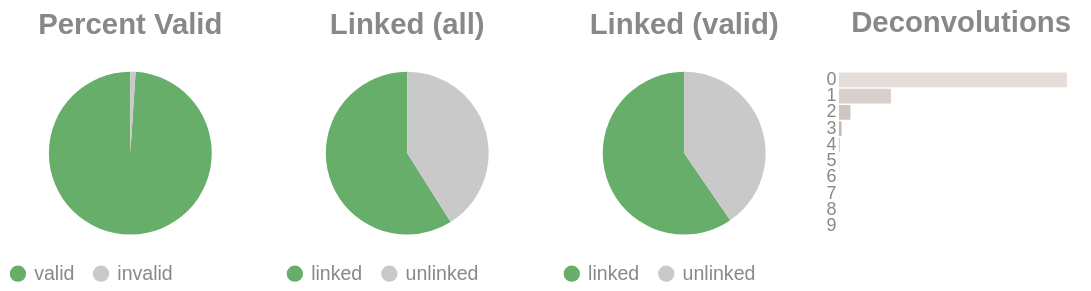

Write notebook code for a chart like this one.
### Code cell
if SKIPLR:
    pass
else:
    clash = Counter()
    for i in valids['molecule'].to_list():
        _mol = i.split("-")
        if len(_mol) == 1:
            clash.update('0')
        else:
            clash.update(_mol[-1])

    _d = {"deconvolutions": [], 'count': []}
    for k,v in clash.items():
        _d['deconvolutions'].append(k)
        _d['count'].append(v)

    tot_valid = valids['reads'].sum()
    mask = valids['reads'] >= 2
    n_linked_reads = valids.filter(mask)['reads'].sum()
    if n_linked_reads == 0:
        print_html("No linked molecules (>=2 reads) were detected; skipping linked-only distributions.")
        SKIPLR = True
    else:
        perc_valid = round(tot_valid / n_reads, 4)
        linked_perc_abs = round(n_linked_reads / n_reads, 4)
        linked_perc = round(n_linked_reads / tot_valid, 4)

    _valid = pl.DataFrame({"valids": ['valid', 'invalid'], "count": [tot_valid, n_reads - tot_valid]})
    _linked_abs = pl.DataFrame({"linked (absolute)": ['linked', 'unlinked'], "count": [n_linked_reads, n_reads - n_linked_reads]})
    _linked_rel = pl.DataFrame({"linked (valids)": ['linked', 'unlinked'], "count": [n_linked_reads, tot_valid - n_linked_reads]})

    (
        alt.hconcat(
            piechart(_valid, goodval = 'valid', title = "Percent Valid"),
            piechart(_linked_abs, goodval = "linked", title =  "Linked (all)"),
            piechart(_linked_rel, goodval = "linked", title =  "Linked (valid)"),
            convolutionbar(pl.DataFrame(_d), title = "Deconvolutions"),
            center = True,
            bounds = 'flush'
        )
        .resolve_scale(color='independent')
        .resolve_legend('independent')
        .properties(usermeta={'embedOptions': {"actions": False}})
    ).display()

### Figure 1 — Vega-Lite specification as saved in the notebook (floating-point values rounded to 4 significant figures)
{"width": "container", "height": 400, "config": {"title": {"anchor": "start", "dy": -15, "fontSize": 18, "color": "#888888", "subtitleColor": "#888888", "subtitleFontSize": 14}, "arc": {"fill": "#0072B2"}, "axis": {"domainColor": "#888888", "domainWidth": 0.5, "gridWidth": 0.2, "grid": false, "titleFontWeight": 400, "titleFontSize": 15, "labelFontSize": 11, "labelColor": "#888888", "tickColor": "#888888", "tickWidth": 0.2, "titleColor": "#888888"}, "axisBand": {"grid": false}, "axisX": {"grid": true, "tickSize": 10, "domainCap": "round"}, "axisY": {"domain": false, "grid": true, "tickSize": 0, "domainCap": "round"}, "background": "transparent", "header": {"labelFontSize": 15, "labelColor": "#888888", "titleFontSize": 15, "titleFontWeight": 600, "titleColor": "#888888"}, "legend": {"labelFont": "sans-serif", "labelFontSize": 12, "labelColor": "#888888", "symbolSize": 100, "symbolType": "circle", "titleFontSize": 12, "titlePadding": 10, "titleColor": "#888888", "title": null}, "range": {"category": ["#E69F00", "#56B4E9", "#009E73", "#F0E442", "#0072B2", "#D55E00", "#CC79A7", "#000000"], "diverging": ["#cfe8f3", "#a2d4ec", "#73bfe2", "#46abdb", "#1696d2", "#12719e"]}, "area": {"fill": "#0072B2", "fillOpacity": 0.7, "line": true, "strokeOpacity": 0.7}, "line": {"color": "#0072B2", "stroke": "#0072B2", "strokeWidth": 2}, "trail": {"color": "#0072B2", "stroke": "#0072B2", "strokeWidth": 0, "size": 1}, "point": {"filled": true, "fillOpacity": 1.0, "size": 95}, "text": {"color": "#888888", "fontSize": 11, "align": "right", "fontWeight": 400, "size": 11}, "bar": {"fill": "#0072B2", "stroke": null}, "view": {"stroke": null, "continuousWidth": 660, "continuousHeight": 400}}, "hconcat": [{"data": {"name": "data-998c48a98e5fbb3468182ca61687ca12"}, "mark": {"type": "arc"}, "encoding": {"color": {"field": "valids", "legend": {"orient": "bottom", "title": null}, "scale": {"domain": ["valid", "invalid"], "range": ["#68ae6b", "#C9C9C9"]}, "title": "Valids", "type": "nominal"}, "theta": {"field": "count", "type": "quantitative"}, "tooltip": [{"field": "valids", "title": "Valids", "type": "ordinal"}, {"field": "percent", "format": ".2%", "title": "Percent", "type": "quantitative"}, {"field": "count", "title": "Count", "type": "quantitative"}]}, "height": 100, "title": {"text": "Percent Valid", "align": "center", "anchor": "middle"}, "transform": [{"calculate": "datum.count / 16310629", "as": "percent"}], "width": 150}, {"data": {"name": "data-1bb6f93698c03e27f31982d89c0197f8"}, "mark": {"type": "arc"}, "encoding": {"color": {"field": "linked (absolute)", "legend": {"orient": "bottom", "title": null}, "scale": {"domain": ["linked", "unlinked"], "range": ["#68ae6b", "#C9C9C9"]}, "title": "Linked (Absolute)", "type": "nominal"}, "theta": {"field": "count", "type": "quantitative"}, "tooltip": [{"field": "linked (absolute)", "title": "Linked (Absolute)", "type": "ordinal"}, {"field": "percent", "format": ".2%", "title": "Percent", "type": "quantitative"}, {"field": "count", "title": "Count", "type": "quantitative"}]}, "height": 100, "title": {"text": "Linked (all)", "align": "center", "anchor": "middle"}, "transform": [{"calculate": "datum.count / 16310629", "as": "percent"}], "width": 150}, {"data": {"name": "data-44b4ee3070648529a765e1bb0b49e81a"}, "mark": {"type": "arc"}, "encoding": {"color": {"field": "linked (valids)", "legend": {"orient": "bottom", "title": null}, "scale": {"domain": ["linked", "unlinked"], "range": ["#68ae6b", "#C9C9C9"]}, "title": "Linked (Valids)", "type": "nominal"}, "theta": {"field": "count", "type": "quantitative"}, "tooltip": [{"field": "linked (valids)", "title": "Linked (Valids)", "type": "ordinal"}, {"field": "percent", "format": ".2%", "title": "Percent", "type": "quantitative"}, {"field": "count", "title": "Count", "type": "quantitative"}]}, "height": 100, "title": {"text": "Linked (valid)", "align": "center", "anchor": "middle"}, "transform": [{"calculate": "datum.count / 16140951", "as": "percent"}], "width": 150}, {"data": {"name": "data-623cf8f67c6aaea049ab72bfb4733330"}, "mark": {"type": "bar"}, "encoding": {"color": {"field": "deconvolutions", "legend": null, "scale": {"scheme": "lightgreyred"}, "type": "nominal"}, "tooltip": [{"field": "deconvolutions", "title": "Deconvolutions", "type": "ordinal"}, {"field": "percent", "format": ".2%", "title": "Percent", "type": "quantitative"}, {"field": "count", "title": "Count", "type": "quantitative"}], "x": {"axis": null, "field": "count", "type": "quantitative"}, "y": {"field": "deconvolutions", "sort": "ascending", "title": null, "type": "nominal"}}, "height": 100, "title": {"text": "Deconvolutions", "align": "center", "anchor": "middle"}, "transform": [{"calculate": "datum.count / 9658176", "as": "percent"}], "width": 150}], "bounds": "flush", "center": true, "resolve": {"legend": {"angle": "independent"}, "scale": {"color": "independent"}}, "usermeta": {"embedOptions": {"actions": false}}, "$schema": "https://vega.github.io/schema/vega-lite/v6.4.1.json", "datasets": {"data-998c48a98e5fbb3468182ca61687ca12": [{"valids": "valid", "count": 16140951}, {"valids": "invalid", "count": 169678}], "data-1bb6f93698c03e27f31982d89c0197f8": [{"linked (absolute)": "linked", "count": 9614373}, {"linked (absolute)": "unlinked", "count": 6696256}], "data-44b4ee3070648529a765e1bb0b49e81a": [{"linked (valids)": "linked", "count": 9614373}, {"linked (valids)": "unlinked", "count": 6526578}], "data-623cf8f67c6aaea049ab72bfb4733330": [{"deconvolutions": "0", "count": 7463061}, {"deconvolutions": "1", "count": 1703075}, {"deconvolutions": "2", "count": 379441}, {"deconvolutions": "3", "count": 85474}, {"deconvolutions": "4", "count": 20095}, {"deconvolutions": "5", "count": 5046}, {"deconvolutions": "6", "count": 1403}, {"deconvolutions": "7", "count": 396}, {"deconvolutions": "8", "count": 135}, {"deconvolutions": "9", "count": 50}]}}
